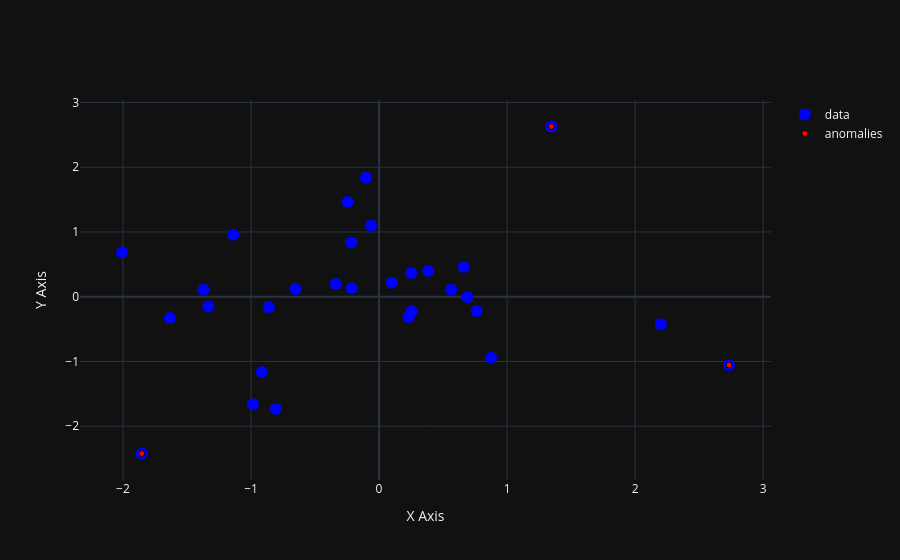

Write notebook code for a chart like this one.
### Markdown cell above
Alternatively, the anomaly points can be shown as smaller, in red, and on top of the data points:

### Code cell
fig = go.Figure()

# All points (larger)
fig.add_trace(go.Scatter(
    x=df1['X'],
    y=df1['Y'],
    mode='markers',
    marker=dict(size=12, color='blue'),
    name='data'
))

# Anomaly points (smaller, on top)
fig.add_trace(go.Scatter(
    x=df2['X'],
    y=df2['Y'],
    mode='markers',
    marker=dict(size=6, color='red', line=dict(width=1, color='black')),
    name='anomalies'
))

fig.update_layout(
    template="plotly_dark",
    xaxis_title="X Axis",
    yaxis_title="Y Axis"
)

fig.show()

### Figure 1 — Plotly figure (JSON) as saved in the notebook; plotly's stock layout.template omitted (floating-point values rounded to 4 significant figures)
{"data": [{"marker": {"color": "blue", "size": 12}, "mode": "markers", "name": "data", "type": "scatter", "x": [-1.853, -0.6514, 0.5631, 0.6888, -0.2138, -1.138, 0.6625, -2.007, 0.2312, -0.8605, 2.201, -0.8063, 0.3844, 2.733, -0.9154, -0.9856, 0.8756, -0.3391, -0.2444, 0.09969, 1.346, -0.06171, 0.7621, -0.1025, -1.633, -1.333, 0.2539, 0.2517, -0.2178, -1.371], "y": [-2.421, 0.1191, 0.1073, -0.006726, 0.1299, 0.9556, 0.46, 0.6874, -0.3149, -0.1635, -0.4264, -1.734, 0.3992, -1.056, -1.163, -1.662, -0.9427, 0.1952, 1.463, 0.2173, 2.629, 1.101, -0.2213, 1.839, -0.3293, -0.1493, -0.2261, 0.3672, 0.8363, 0.1093]}, {"marker": {"color": "red", "line": {"color": "black", "width": 1}, "size": 6}, "mode": "markers", "name": "anomalies", "type": "scatter", "x": [-1.853, 2.733, 1.346], "y": [-2.421, -1.056, 2.629]}], "layout": {"xaxis": {"title": {"text": "X Axis"}}, "yaxis": {"title": {"text": "Y Axis"}}}}
